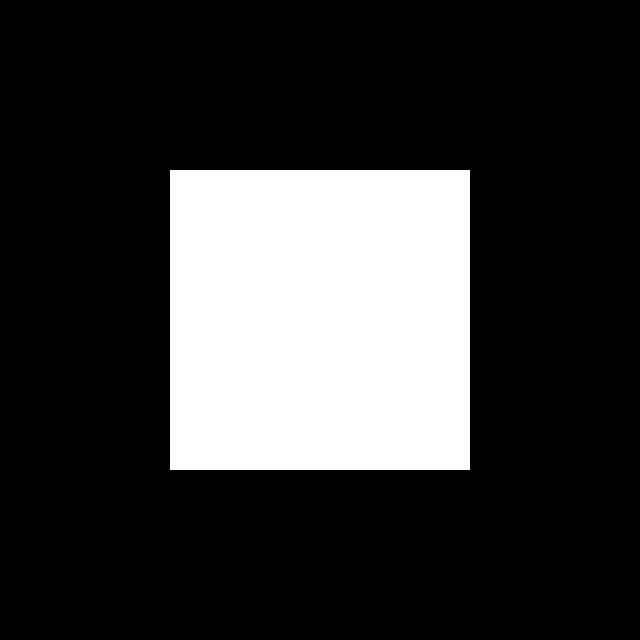
#> input picture input2.png, 640 x 640 px
$ jupyter execute --allow-errors distance-transform-test.ipynb
#> lines starting #> are read from the running program, lines starting #| are printed output that depends on the picture; after the words box and inside, x2 and y2 are one past the last pixel; in counts of white or black regions, pixels touching at a corner belong together
# cv::distanceTransform() test

see also... https://docs.opencv.org/3.4.1/d3/db4/tutorial_py_watershed.html

### memo
- distanceTransform()は、注目している黒ではないピクセルから一番近い黒ピクセルまでの距離を求める関数。
- 黒ピクセルが細すぎると、距離を正しく求められないっぽい？ (input5.pngのケース)

[cell 1]
import cv2
from matplotlib import pyplot as plt
import numpy as np

def test(filename):
#> called with filename = 'input2.png'
    src = cv2.imread(filename)
#> src is the input picture: shape (640, 640, 3); 22% white; 1 white region, box (x1, y1, x2, y2) and area: (170, 170, 470, 470) 90000
    mono = cv2.cvtColor(src, cv2.COLOR_BGR2GRAY)

    kernel = np.ones((5,5),np.uint8)
    mono = cv2.erode(mono, kernel,iterations = 3)
#> mono: shape (640, 640); 20.2% white; 1 white region, box (x1, y1, x2, y2) and area: (176, 176, 464, 464) 82944

    plt.imshow(cv2.cvtColor(mono, cv2.COLOR_GRAY2RGB))
    plt.title('mono')
    plt.show()

    dist = cv2.distanceTransform(mono,cv2.DIST_L2, 5)
    ret, img = cv2.threshold(dist, 30, 255, cv2.THRESH_BINARY_INV)
#> img: shape (640, 640) float32; 87.3% white; 1 black region, box (x1, y1, x2, y2) and area: (206, 206, 434, 434) 51984

    plt.imshow(dist)
    plt.title('dist')
    plt.show()

[cell 2]
test("input2.png")

[cell 3]
test("input3.png")
#> call 2 of test, with filename = 'input3.png'
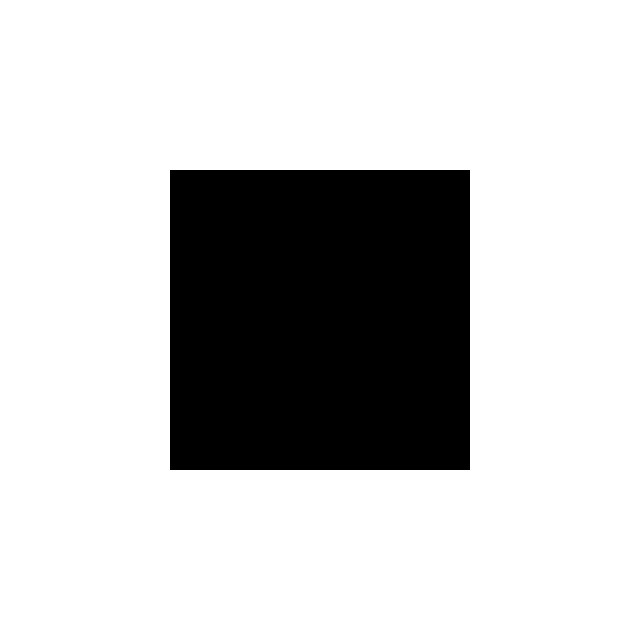
#> input picture input3.png, 640 x 640 px
#> in test, src is the input picture: shape (640, 640, 3); 78% white; 1 black region, box (x1, y1, x2, y2) and area: (170, 170, 470, 470) 90000
#> in test (call 2), `mono = cv2.erode(mono, kernel,iterations = 3)`: mono: shape (640, 640); 76.2% white; 1 black region, box (x1, y1, x2, y2) and area: (164, 164, 476, 476) 97344
#> in test (call 2), `dist = cv2.distanceTransform(mono,cv2.DIST_L2, 5)`:
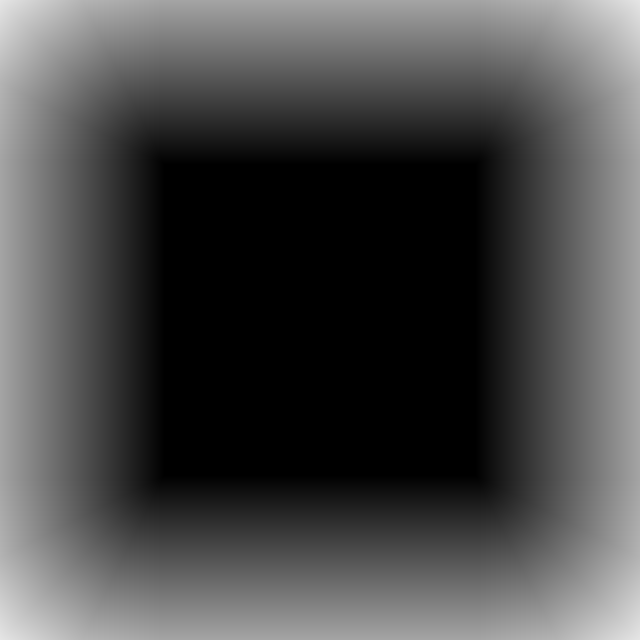
#> dist: shape (640, 640) float32; min 0, max 229.6, mean 74.4
#> in test (call 2), `ret, img = cv2.threshold(dist, 30, 255, cv2.THRESH_BINARY_INV)`: img: shape (640, 640) float32; 33.6% white; 1 white region, box (x1, y1, x2, y2) and area: (134, 134, 506, 506) 137484

[cell 4]
test("input4.png")
#> call 3 of test, with filename = 'input4.png'
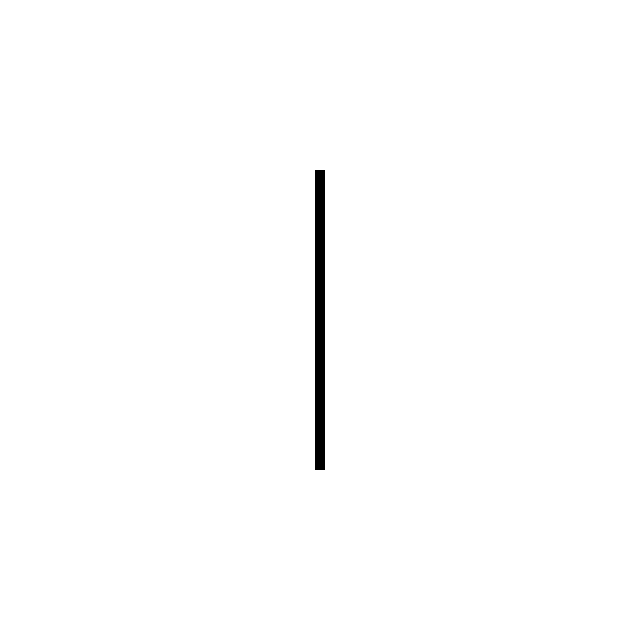
#> input picture input4.png, 640 x 640 px
#> in test, src is the input picture: shape (640, 640, 3); 99.3% white; 1 black region, box (x1, y1, x2, y2) and area: (315, 170, 325, 470) 3000
#> in test (call 3), `mono = cv2.erode(mono, kernel,iterations = 3)`: mono: shape (640, 640); 98.3% white; 1 black region, box (x1, y1, x2, y2) and area: (309, 164, 331, 476) 6864
#> in test (call 3), `dist = cv2.distanceTransform(mono,cv2.DIST_L2, 5)`:
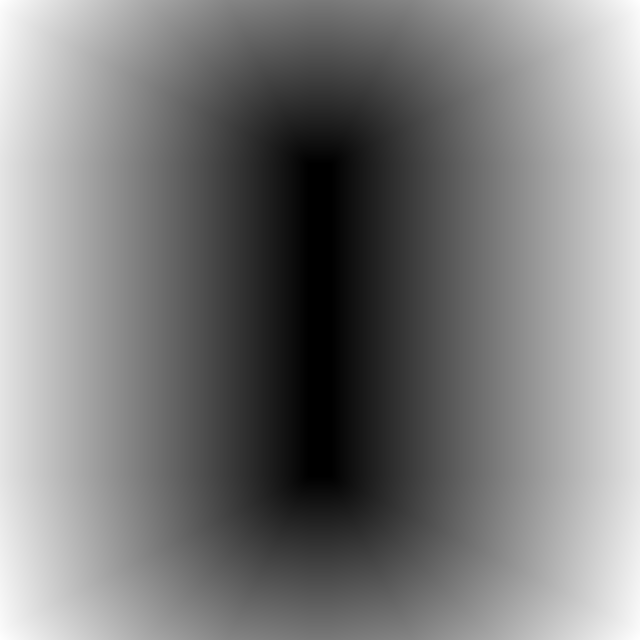
#> dist: shape (640, 640) float32; min 0, max 345.2, mean 167.1; drawn with min black and max white
#> in test (call 3), `ret, img = cv2.threshold(dist, 30, 255, cv2.THRESH_BINARY_INV)`: img: shape (640, 640) float32; 7.2% white; 1 white region, box (x1, y1, x2, y2) and area: (279, 134, 361, 506) 29604

[cell 5]
test("input5.png")
#> call 4 of test, with filename = 'input5.png'
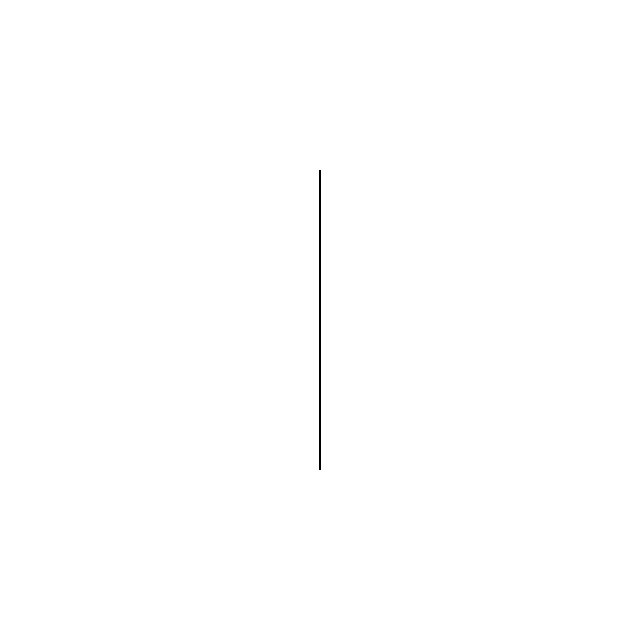
#> input picture input5.png, 640 x 640 px
#> in test, src is the input picture: shape (640, 640, 3); values 128 (black) and 255 (white), 99.9% white; black in thin lines or dots, all inside (x1, y1, x2, y2) = (319, 170, 321, 470)
#> in test (call 4), `mono = cv2.erode(mono, kernel,iterations = 3)`:
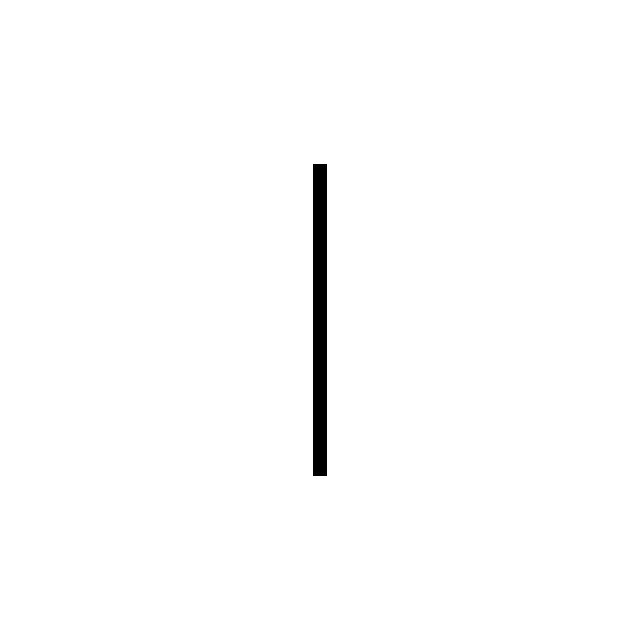
#> mono: shape (640, 640); values 128 (black) and 255 (white), 98.9% white; 1 black region, box (x1, y1, x2, y2) and area: (313, 164, 327, 476) 4368
#> in test (call 4), `dist = cv2.distanceTransform(mono,cv2.DIST_L2, 5)`: dist: shape (640, 640) float32; every value is 3.4e+38
#> in test (call 4), `ret, img = cv2.threshold(dist, 30, 255, cv2.THRESH_BINARY_INV)`: img: shape (640, 640) float32; every value is 0

[cell 6]
test("input6.png")
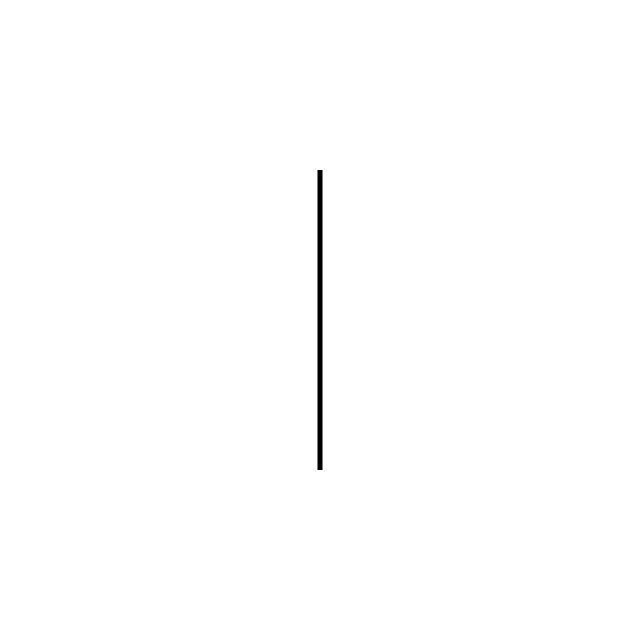
#> input picture input6.png, 640 x 640 px
#> in test, src is the input picture: shape (640, 640, 3); min 0, max 255, mean 254.1
#> in test (call 5), `ret, img = cv2.threshold(dist, 30, 255, cv2.THRESH_BINARY_INV)`: img: shape (640, 640) float32; 6.7% white; 1 white region, box (x1, y1, x2, y2) and area: (282, 134, 358, 506) 27372

[cell 7]
test("input7.png")
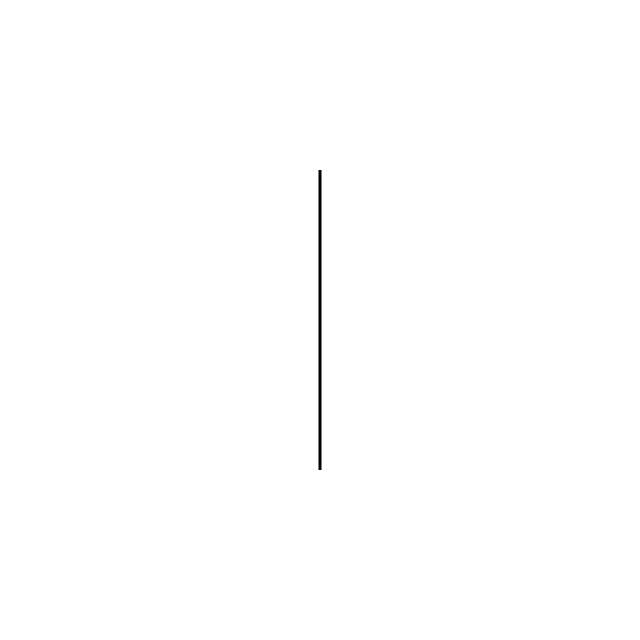
#> input picture input7.png, 640 x 640 px
#> in test, src is the input picture: shape (640, 640, 3); min 0, max 255, mean 254.4
#> in test (call 6), `plt.show()`:
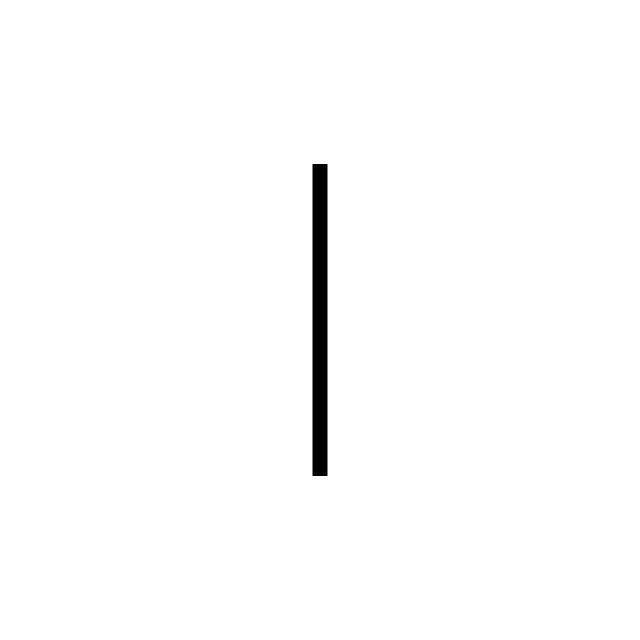
#> shown: shape (640, 640, 3); min 0, max 255, mean 252.1
#> in test (call 6), `ret, img = cv2.threshold(dist, 30, 255, cv2.THRESH_BINARY_INV)`:
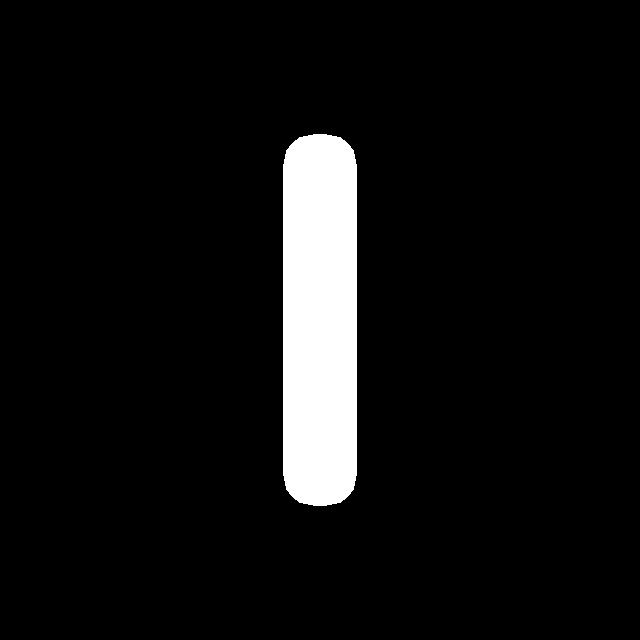
#> img: shape (640, 640) float32; 6.5% white; 1 white region, box (x1, y1, x2, y2) and area: (283, 134, 357, 506) 26628
